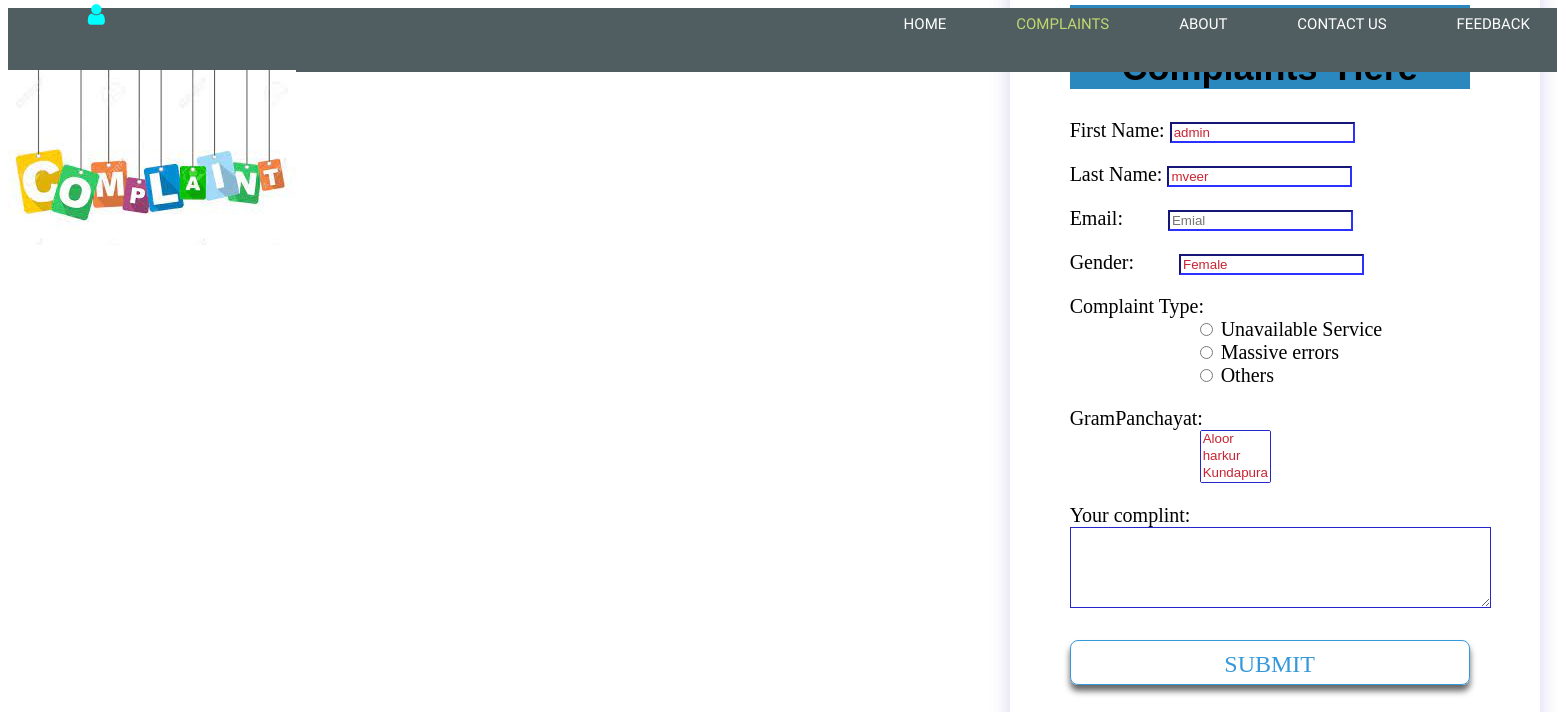
Page /complaints (signed in) on the committed database.
### myapp/models.py (models this page shows)
class User(AbstractBaseUser,PermissionsMixin):
   user_id=models.AutoField(primary_key=True)
   username=models.TextField(max_length=30,unique=True)
   first_name=models.CharField(max_length=150)
   last_name=models.CharField(max_length=150,blank=True)
   date_joined=models.DateTimeField(default=datetime.now)
   email=models.EmailField(_('email address'),max_length=225,unique=True)
   GENDER_CHOICE=(('Male','Male'),('Female','Female'),('I prefer not to say','I prefer not to say'))
   gender = models.CharField(max_length=20,choices=GENDER_CHOICE)#,blank=True)
   phone=models.IntegerField()#blank=True)
   wardno=models.IntegerField()
   Birth_date = models.DateField(help_text='YY-MM-DD',blank=True)
   grampanchayat=models.CharField(max_length=40,help_text='Enter your panchayat',)
   is_staff=models.BooleanField(default=False)
   is_active=models.BooleanField(default=True)
   objects=CustomUserManager()
   USERNAME_FIELD='username'
   REQUIRED_FIELDS=['email','first_name','last_name','gender','phone','wardno','Birth_date','grampanchayat']
   def __str__(self):
       return self.username

### myapp/views.py (the view, shortened to what this page needs)
# urls.py: path("complaints",views.complaints,name='complaints'),
def complaints(request):
        return render(request,'comp.html')

### myapp/templates/comp.html (shortened to what this page needs)
<!DOCTYPE html>
<html lang="en">
<head>
</head>
<body>
    <link rel="stylesheet" href="https://cdnjs.cloudflare.com/ajax/libs/font-awesome/4.7.0/css/font-awesome.min.css">
    <nav>
        <div class="logo">
            <a id="ur" class="w3-tiny" href="/userdetails"><font size="5"><i class="fa fa-user"></i></a>
        </div>
        <ul>
            <li><a href="/" >Home</a></li>
            <li><a href="/complaints" class="active">Complaints</a></li>
            <li><a href="/aboutus">About</a></li>
            <li><a href="/contact">Contact us</a></li>
            <li><a href="/feedback">Feedback</a></li>
        </ul>
    </nav>
    <img src="static\img\comp.jpg" alt="pic">
    <section>
        <div class="container"><br>
            <form method="POST" action="/complaints" >
                <center><h1 class="text-center">Place &nbsp; your&nbsp; Complaints&nbsp; Here</h1></center>
                <div class="form-group" data-error="UserName cant be empty" id="form">
                    <label for="firstname">First Name:</label>
                    <input type="text" id="firstname" name="firstname" placeholder="FirstName" value="{{user}}" required/>
                </div>
                <div class="form-group" id="form">
                    <label for="lastname">Last Name:</label>
                    <input type="text" id="lastname" name="lastname" placeholder="LastName" value="{{user.last_name}}">
                </div>
                <div class="form-group" id="form">
                    <label for="email">Email:</label>&emsp;&emsp;
                    <input type="email" id="email" name="email" placeholder="Emial" value="{{user.email}}" required/>
                </div>
                <div class="form-group" id="form">
                    <label for="gender">Gender:</label>&emsp;&emsp;
                    <input type="text" id="gender" name="gender" placeholder="gender" value="{{user.gender}}" required/>
                </div>
                <div class="form-group" id="form">
                    <label for="comptype" >Complaint Type:</label><br>
                   &emsp;&emsp;  &emsp;&emsp;&emsp;&emsp;<input type="radio" id="comptype" name="comptype" value="Unavailable Service" required/>
                    <label for="comptype">Unavailable Service</label><br>
                   &emsp;&emsp;  &emsp;&emsp;&emsp;&emsp;<input type="radio" id="comptype" name="comptype" value="Massive errors" >
                    <label for="comptype">Massive errors</label><br>
                   &emsp;&emsp;  &emsp;&emsp;&emsp;&emsp;<input type="radio" id="comptype" name="comptype" value="Others">
                    <label for="comptype">Others</label><br>
                </div>
                <div class="form-group" id="form">
                    <label  for="grampanchayat">GramPanchayat:</label><br>
                    &emsp;&emsp;&emsp;<select name="grampanchayat" multiple size="3" required min=1 max=6>
                        <option value="aloor" >Aloor</option>
                        <option value="harkur">harkur</option>
                        <option value="Kundapura">Kundapura</option>
                        <option value="jadkal">Jadkal</option>
                    </select>
                </div>
                <div class="form-group" id="form">
                    <label for="compliant">Your complint:</label><br>
                    <textarea name="complaint" id="complaint" cols="50" rows="5" required></textarea>
                </div><br>
                <button class="btn" type="submit">SUBMIT</button>
            </form>
        </div>
    </section>
</body>
</html>

### myapp/templates/comp.html (style rules this page uses)
.btn { cursor: pointer; border: 1px solid #3498db; background-color: transparent; height: 45px; width: 100%; color: #3498db; box-shadow: 0 6px 6px rgba(0, 0, 0, 0.6); padding: 10px; word-spacing: 10px; font-size: 24px; border-radius: 8px; font-family: 'montserrat'; transition: .3s ease background-color; }
form { padding: 30px; padding-top: 20%; margin-left: 3%; margin-right: 5%; }
section { align-items: center; display: flex; width: 130%; height: 80%; justify-content: center; flex-direction: column; margin-top: 0%; }
.container { width: 90%; max-width: 500px; margin: 0 auto; padding: 15px; padding-top: 0%; box-shadow: 0px 0px 20px #3e28b936; background-color: white; border-radius: 3px; margin-bottom: 15px; margin-top: -8%; margin-left: 50%; position:static; }
.form-group { width: 100%; margin-top: 20px; font-size: 20px; }
textarea { resize: vertical; }
.form-group input { border-color: #2427c9; color: #c92432; background: white; }
.form-group textarea { border-color: #2427c9; color: #c92432; background: white; }
.form-group select { border-color: #2427c9; color: #c92432; background: white; }
nav { margin: 0px; padding-top: -1px; box-sizing: border-box; font-family: 'Big Shoulders Stencil Display', cursive; width: 100%; height: 8%; background-color: #505d61; line-height: 40px; position: fixed; }
nav .logo { font-size: 50px; font-weight: bold; letter-spacing: 1.5px; padding-top: 4%; }
nav .logo { float: left; color:#fff; text-transform: uppercase; }
nav ul { float:right ; display:inline-flex; }
nav ul li { display:inline-flex; list-style: none; margin-top: -4%; padding-top: 0%; }
nav ul li a { color: #fff; text-decoration: none; font-size: 15px; text-transform: uppercase; padding: 10px 35px; padding-top: 0% }
nav ul li .active { color: #c0d96f; }
h1 { background-color:rgb(42, 136, 190) ; font-family: sans-serif; }
img { margin-top: 4%; position: fixed; }
#ur { margin-top: -18px; margin-left: 2px; position: absolute; top: -7%; left: 5%; color: cyan; }

### rows in the picture
User: firstname "admin", lastname "mveer", gender "Female"
